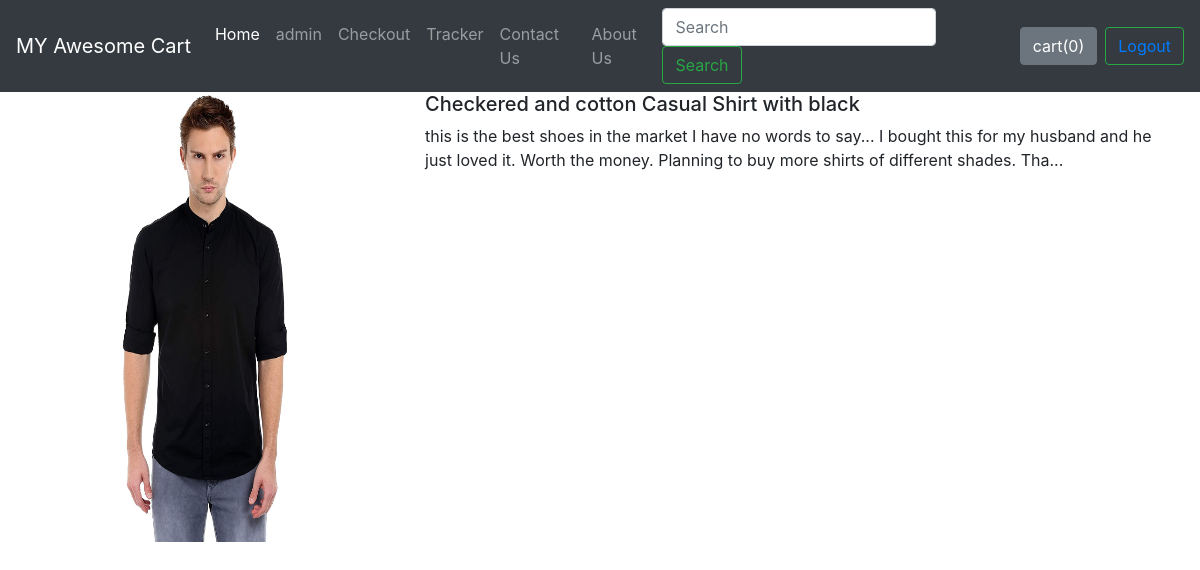
The page /shop/products/1 on the database its author committed.
### shop/models.py (models this page shows, shortened)
class product(models.Model):
    product_id=models.AutoField
    product_name=models.CharField(max_length=50)
    category=models.CharField(max_length=50, default="")
    subcategory = models.CharField(max_length=50, default="")
    price=models.IntegerField(default=0)
    desc = models.CharField(max_length=300)
    pub_date=models.DateField()
    image=models.ImageField(upload_to="shop/images",default="")

### shop/views.py (the view)
# urls.py: path("products/<int:myid>", views.products, name="productViews"),
def products(request,myid):
    products = product.objects.filter(id=myid)
    return render(request,'shop/products.html',{'product':products[0]})

### shop/template/shop/products.html (shortened to what this page needs)
{% extends 'shop/basic.html' %}
{% block body%}
<div class="container">
    <div class="row">
    <div class="col-md-4">
    <div class="row">
        <img src="/media/{{product.image}}" width="350" height="450">
    </div>
    </div>
    <div class="col-md-8">
        <h5>{{product.product_name}}</h5>
        <p>{{product.desc}}</p>
    </div>
    </div>
</div>
{% endblock %}

### shop/template/shop/basic.html (shortened to what this page needs)
<!doctype html>
<html lang="en">
  <head>
<link rel="stylesheet" href="https://stackpath.bootstrapcdn.com/bootstrap/4.2.1/css/bootstrap.min.css"> {% block title%} {% endblock %}
<nav class="navbar navbar-expand-lg navbar-dark bg-dark">
  <a class="navbar-brand" href="/shop">MY Awesome Cart</a>
  <div class="collapse navbar-collapse" id="navbarSupportedContent">
    <ul class="navbar-nav mr-auto">
      <li class="nav-item active">
        <a class="nav-link" href="/shop">Home <span class="sr-only">(current)</span></a>
      </li>
       <li class="nav-item">
        <a class="nav-link" href="/admin">admin</a>
      </li>
     <li class="nav-item">
        <a class="nav-link" href="/shop/checkout">Checkout</a>
      </li>
      <li class="nav-item">
        <a class="nav-link" href="/shop/checkout">Tracker</a>
      </li>
      <li class="nav-item">
        <a class="nav-link" href="/shop/contact">Contact Us</a>
      </li>
     <li class="nav-item">
        <a class="nav-link" href="/shop/about">About Us</a>
      </li>
    </ul>
    <form method='get' action='/shop/search' class="form-inline my-2 my-lg-0">
      <input class="form-control mr-sm-2" type="search" placeholder="Search" aria-label="Search" name="search" id="search">
      <button class="btn btn-outline-success my-2 my-sm-0" type="submit">Search</button>
    </form>
    <button type="button" class="btn btn-secondary mx-2" id="popcart"  data-container="body" data-toggle="popover" data-placement="bottom" data-html="true" data-content="Vivamus
    sagittis lacus vel augue laoreet rutrum faucibus.">
     cart(<span id="cart">0</span>)
    </button>
  <button type="button" class="btn btn-outline-success" data-toggle="modal" data-target="#loginModal">
    <a href="/logout">Logout</a>
</button>
  </div>
</nav>
</head>
  <body >
   {% block body %} {% endblock %}
</body>
</html>

### rows shown on the page
product: image (picture), product_name "Checkered and cotton Casual Shirt with black", desc "this is the best shoes in the market I have no words to say... I bought this for my husband and he just loved it. Worth the money. Planning to buy more shirts of different shades. Tha..."
